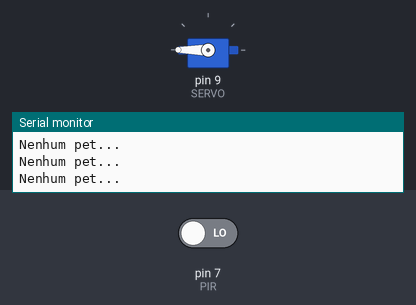
The sketch below on a simulated Arduino Uno, built with avr-gcc and run on an emulated ATmega328P. Shown: servo, the last lines printed to the serial monitor. The inputs (shaded band) are chosen by the test bench; at power-on: pin 7 (PIR) LOW.

Above: at 1.2 s.
1.3 s: pin 7 (PIR) driven HIGH
At 3.09 s:
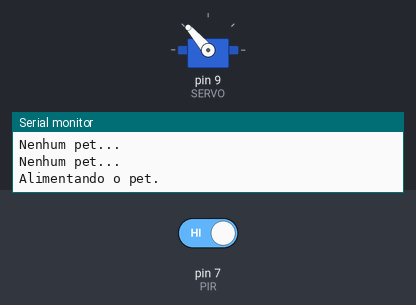
7.3 s: pin 7 (PIR) driven LOW
At 7.63 s:
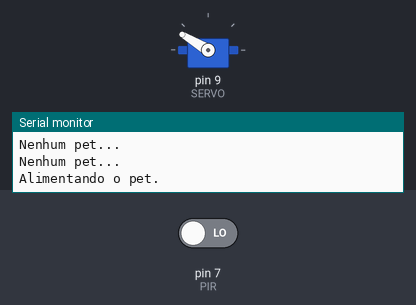
Timing chart, 0 to 10.3 s (numbered marks = the images above; inputs shaded):
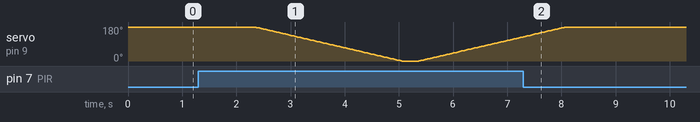

The sketch:

iot_petfeeder.ino
```cpp
#include <Servo.h>

#define PIR 7
#define SERVO 9
#define INTERVAL 1000

Servo servo;

int pos;
int movimento = 0;
unsigned long previousMillis = 0;

void abre() {
  delay(1000);
  for(pos = 180; pos >= 0; pos--){
    servo.write(pos);
    delay(15);
  }

  delay(300);
  fecha();
}

void fecha() {
  for(pos = 0; pos < 180; pos++){
    servo.write(pos);
    delay(15);
  }
}

boolean feedTime() {
  unsigned long currentMillis = millis();

  if (currentMillis - previousMillis >= INTERVAL) {
    previousMillis = currentMillis;
    return true;
  }
  else {
    return false;
  }
}

void setup() {
  Serial.begin(9600);
  pinMode(PIR, INPUT);
  servo.attach(SERVO);
  servo.write(180);
}

void loop() {
  if(movimento == HIGH && feedTime() == true) {
      Serial.println("Alimentando o pet.");
      abre();
  }
  else {
    Serial.println("Nenhum pet...");
  }

  movimento = digitalRead(PIR);
}
```

Measured:
- after the input at 7.3 s, servo on pin 9 (SERVO): goes on until 8.1 s, then stays 179°
